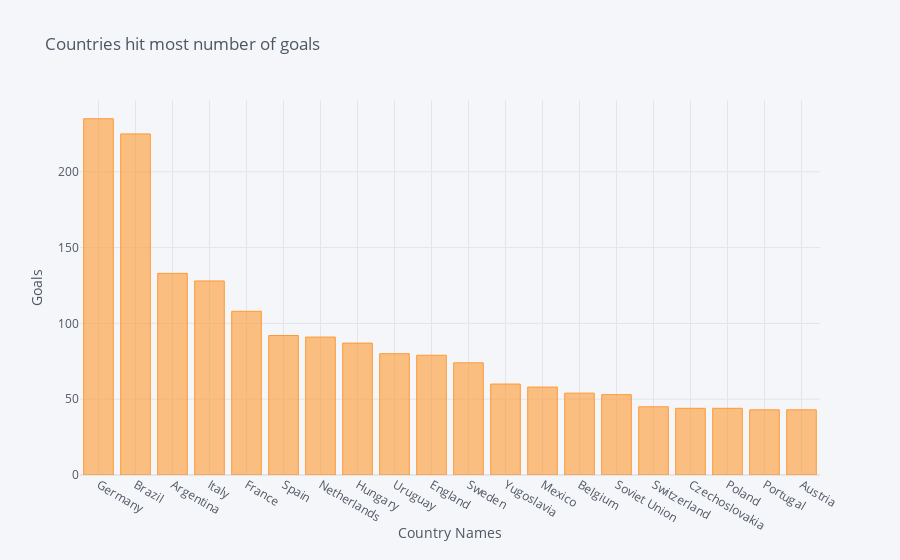

Write notebook code for a chart like this one.
### Code cell
goals[:20].iplot(kind='bar', xTitle='Country Names', yTitle='Goals', title='Countries hit most number of goals')

### Figure 1 — Plotly figure (JSON) as saved in the notebook; plotly's stock layout.template omitted (floating-point values rounded to 4 significant figures)
{"data": [{"name": "Goals", "text": "", "y": [235, 225, 133, 128, 108, 92, 91, 87, 80, 79, 74, 60, 58, 54, 53, 45, 44, 44, 43, 43], "marker": {"color": "rgba(255, 153, 51, 0.6)", "line": {"color": "rgba(255, 153, 51, 1.0)", "width": 1}}, "x": ["Germany", "Brazil", "Argentina", "Italy", "France", "Spain", "Netherlands", "Hungary", "Uruguay", "England", "Sweden", "Yugoslavia", "Mexico", "Belgium", "Soviet Union", "Switzerland", "Czechoslovakia", "Poland", "Portugal", "Austria"], "type": "bar", "orientation": "v"}], "layout": {"title": {"text": "Countries hit most number of goals", "font": {"color": "#4D5663"}}, "paper_bgcolor": "#F5F6F9", "plot_bgcolor": "#F5F6F9", "yaxis": {"tickfont": {"color": "#4D5663"}, "zerolinecolor": "#E1E5ED", "title": {"text": "Goals", "font": {"color": "#4D5663"}}, "gridcolor": "#E1E5ED", "showgrid": true}, "xaxis": {"tickfont": {"color": "#4D5663"}, "zerolinecolor": "#E1E5ED", "title": {"text": "Country Names", "font": {"color": "#4D5663"}}, "gridcolor": "#E1E5ED", "showgrid": true}, "legend": {"bgcolor": "#F5F6F9", "font": {"color": "#4D5663"}}}}
